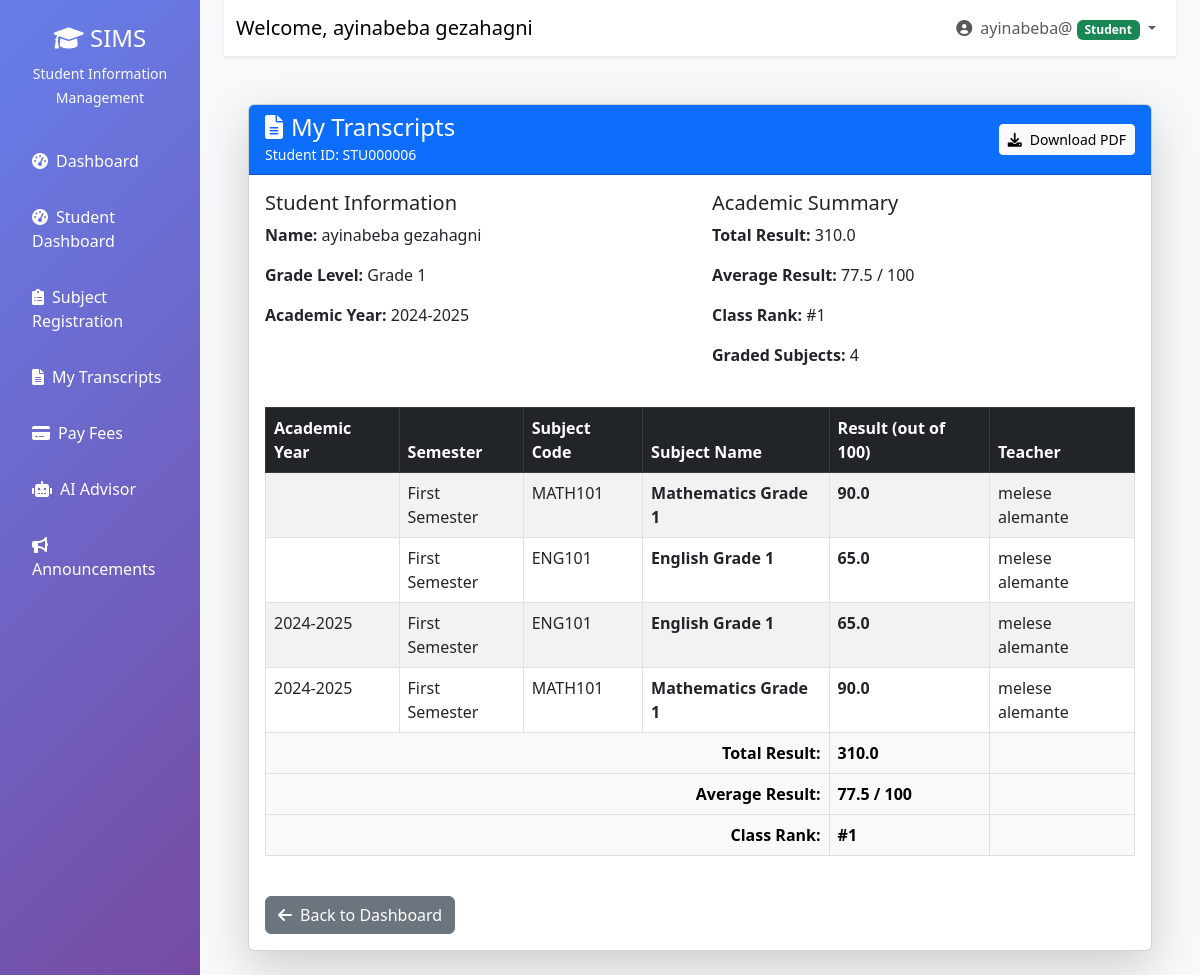
Page /students/transcripts/ (signed in) on the committed database.
### users/models.py (models this page shows, shortened)
class User(AbstractUser):
    ROLE_CHOICES = (
        ('admin', 'Administrator'),
        ('teacher', 'Teacher'),
        ('student', 'Student'),
        ('registrar', 'Registrar'),
        ('finance', 'Finance Officer'),
        ('parent', 'Parent'),
    )
    role = models.CharField(max_length=20, choices=ROLE_CHOICES)
    phone = models.CharField(max_length=15, blank=True)
    address = models.TextField(blank=True)
    date_of_birth = models.DateField(null=True, blank=True)
    profile_picture = models.ImageField(upload_to='profiles/', null=True, blank=True)
    is_approved = models.BooleanField(default=False)
    created_at = models.DateTimeField(auto_now_add=True)

class StudentProfile(models.Model):
    GRADE_CHOICES = [
        (1, 'Grade 1'),
        (2, 'Grade 2'),
        (3, 'Grade 3'),
        (4, 'Grade 4'),
        (5, 'Grade 5'),
        (6, 'Grade 6'),
        (7, 'Grade 7'),
        (8, 'Grade 8'),
    ]
    SEMESTER_CHOICES = [
        ('first', 'First Semester'),
        ('second', 'Second Semester'),
    ]
    user = models.OneToOneField(User, on_delete=models.CASCADE)
    student_id = models.CharField(max_length=20, unique=True)
    grade_level = models.IntegerField(choices=GRADE_CHOICES, default=1)
    current_semester = models.CharField(max_length=10, choices=SEMESTER_CHOICES, default='first')
    academic_year = models.CharField(max_length=9, default='2024-2025')
    enrollment_date = models.DateField(auto_now_add=True)

### subjects/models.py (models this page shows, shortened)
class Subject(models.Model):
    GRADE_LEVEL_CHOICES = [
        (1, 'Grade 1'),
        (2, 'Grade 2'),
        (3, 'Grade 3'),
        (4, 'Grade 4'),
        (5, 'Grade 5'),
        (6, 'Grade 6'),
        (7, 'Grade 7'),
        (8, 'Grade 8'),
    ]
    SUBJECT_TYPES = [
        ('core', 'Core'),
        ('elective', 'Elective'),
        ('lab', 'Laboratory'),
    ]
    name = models.CharField(max_length=200)
    code = models.CharField(max_length=20, unique=True)
    description = models.TextField(blank=True)
    credit_hours = models.PositiveIntegerField(default=3, help_text="Credit hours for this subject")
    subject_type = models.CharField(max_length=20, choices=SUBJECT_TYPES, default='core')
    grade_level = models.IntegerField(
        choices=GRADE_LEVEL_CHOICES,
        help_text="Select the grade level for this subject"
    )
    day_of_week = models.CharField(max_length=3, choices=Teacher.DAYS_OF_WEEK, blank=True)
    start_time = models.TimeField(null=True, blank=True)
    end_time = models.TimeField(null=True, blank=True)
    room = models.CharField(max_length=50, blank=True)
    sessions_per_week = models.PositiveSmallIntegerField(default=3, help_text='Number of sessions per week')
    instructor = models.ForeignKey(
        Teacher,
        on_delete=models.SET_NULL,
        null=True,
        blank=True,
        related_name='subjects'
    )
    max_capacity = models.IntegerField(default=30)
    is_active = models.BooleanField(default=True)
    created_at = models.DateTimeField(auto_now_add=True)
    updated_at = models.DateTimeField(auto_now=True)
    class Meta:
        ordering = ['grade_level', 'code']

class Enrollment(models.Model):
    SEMESTER_CHOICES = [
        ('first', 'First Semester'),
        ('second', 'Second Semester'),
    ]
    STATUS_CHOICES = [
        ('pending', 'Pending Approval'),
        ('approved', 'Approved'),
        ('waitlisted', 'Waitlisted'),
        ('active', 'Active'),
        ('completed', 'Completed'),
        ('dropped', 'Dropped'),
        ('rejected', 'Rejected'),
    ]
    student = models.ForeignKey(
        User,
        on_delete=models.CASCADE,
        related_name='subject_enrollments',
        limit_choices_to={'role': 'student'}
    )
    subject = models.ForeignKey(
        Subject,
        on_delete=models.CASCADE,
        related_name='enrollments'
    )
    enrolled_date = models.DateField(default=timezone.now)
    academic_year = models.CharField(
        max_length=9,
        help_text="Format: YYYY-YYYY (e.g., 2024-2025)"
    )
    semester = models.CharField(
        max_length=10,
        choices=SEMESTER_CHOICES,
        default='first'
    )
    status = models.CharField(
        max_length=20,
        choices=STATUS_CHOICES,
        default='active'
    )
    final_grade = models.CharField(max_length=5, blank=True)
    result = models.CharField(max_length=50, blank=True, null=True, help_text='Result or remark for this enrollment')
    is_auto_assigned = models.BooleanField(default=False)
    class Meta:
        unique_together = ['student', 'subject', 'academic_year', 'semester']
        ordering = ['-enrolled_date']
    def get_semester_display(self):
        return dict(self.SEMESTER_CHOICES).get(self.semester, self.semester)

### users/decorators.py (the view)
        def wrapper(request, *args, **kwargs):
            if request.user.is_authenticated:
                if request.user.role in allowed_roles or request.user.is_superuser:
                    return view_func(request, *args, **kwargs)
            messages.error(request, "You don't have permission to access this page.")
            return redirect('dashboard')

### users/views.py (called while the page is built)
def letter_grade_to_numeric(letter):
    if not letter:
        return None
    return LETTER_GRADE_TO_SCORE.get(letter.strip().upper())

### templates/students/view_transcripts.html (shortened to what this page needs)
{% extends 'base.html' %}
{% load static %}
{% block content %}
<div class="container-fluid py-4">
    <div class="row">
        <div class="col-12">
            <div class="card shadow-lg">
                <div class="card-header bg-primary text-white d-flex justify-content-between align-items-center">
                    <div>
                        <h4 class="card-title mb-0">
                            <i class="fas fa-file-alt me-2"></i>My Transcripts
                        </h4>
                        <small>Student ID: {{ student_profile.student_id|default:"N/A" }}</small>
                    </div>
                    {% if transcript_data %}
                    <a href="{% url 'download_transcript_pdf' %}" class="btn btn-light btn-sm">
                        <i class="fas fa-download me-2"></i>Download PDF
                    </a>
                    {% endif %}
                </div>
                <div class="card-body">
                    <div class="row mb-4">
                        <div class="col-md-6">
                            <h5>Student Information</h5>
                            <p><strong>Name:</strong> {{ student.get_full_name|default:student.username }}</p>
                            <p><strong>Grade Level:</strong> Grade {{ student_profile.grade_level|default:"N/A" }}</p>
                            <p><strong>Academic Year:</strong> {{ student_profile.academic_year|default:"N/A" }}</p>
                        </div>
                        <div class="col-md-6">
                            <h5>Academic Summary</h5>
                            <p><strong>Total Result:</strong> {{ total_result|default:"0" }}</p>
                            <p><strong>Average Result:</strong> {{ average_result|default:"0" }} / 100</p>
                            {% if class_rank %}
                            <p><strong>Class Rank:</strong> #{{ class_rank }}</p>
                            {% endif %}
                            <p><strong>Graded Subjects:</strong> {{ graded_count|default:"0" }}</p>
                        </div>
                    </div>
                    {% if transcript_data %}
                    <div class="table-responsive">
                        <table class="table table-striped table-bordered">
                            <thead class="table-dark">
                                <tr>
                                    <th>Academic Year</th>
                                    <th>Semester</th>
                                    <th>Subject Code</th>
                                    <th>Subject Name</th>
                                    <th>Result (out of 100)</th>
                                    <th>Teacher</th>
                                </tr>
                            </thead>
                            <tbody>
                                {% for item in transcript_data %}
                                <tr>
                                    <td>{{ item.academic_year }}</td>
                                    <td>{{ item.semester }}</td>
                                    <td>{{ item.subject_code|default:"N/A" }}</td>
                                    <td><strong>{{ item.subject_name }}</strong></td>
                                    <td>
                                        <strong>{{ item.score }}</strong>
                                    </td>
                                    <td>{{ item.teacher }}</td>
                                </tr>
                                {% endfor %}
                            </tbody>
                            <tfoot class="table-light">
                                <tr>
                                    <td colspan="4" class="text-end"><strong>Total Result:</strong></td>
                                    <td><strong>{{ total_result|default:"0" }}</strong></td>
                                    <td></td>
                                </tr>
                                <tr>
                                    <td colspan="4" class="text-end"><strong>Average Result:</strong></td>
                                    <td><strong>{{ average_result|default:"0" }} / 100</strong></td>
                                    <td></td>
                                </tr>
                                {% if class_rank %}
                                <tr>
                                    <td colspan="4" class="text-end"><strong>Class Rank:</strong></td>
                                    <td><strong>#{{ class_rank }}</strong></td>
                                    <td></td>
                                </tr>
                                {% endif %}
                            </tfoot>
                        </table>
                    </div>
                    {% else %}
                    <div class="alert alert-info text-center">
                        <i class="fas fa-info-circle me-2"></i>
                        <strong>No transcript data available yet.</strong><br>
                        Your transcript will appear here once your teachers have filled in your results.
                    </div>
                    {% endif %}
                    <div class="mt-4">
                        <a href="{% url 'student_dashboard' %}" class="btn btn-secondary">
                            <i class="fas fa-arrow-left me-2"></i>Back to Dashboard
                        </a>
                    </div>
                </div>
            </div>
        </div>
    </div>
</div>
{% endblock %}

### templates/base.html (shortened to what this page needs)
<!DOCTYPE html>
<html lang="en">
  <head>
    <link
      href="https://cdn.jsdelivr.net/npm/bootstrap@5.3.0/dist/css/bootstrap.min.css"
      rel="stylesheet"
    />
    <link
      href="https://cdnjs.cloudflare.com/ajax/libs/font-awesome/6.0.0/css/all.min.css"
      rel="stylesheet"
    />
  </head>
  <body>
    {% if user.is_authenticated %}
    <div class="container-fluid">
      <div class="row">
        <nav class="col-md-3 col-lg-2 d-md-block sidebar">
          <div class="position-sticky pt-4">
            <div class="text-center mb-4">
              <h4 class="text-white">
                <i class="fas fa-graduation-cap"></i> SIMS
              </h4>
              <small class="text-light">Student Information Management</small>
            </div>
            <ul class="nav flex-column">
              <li class="nav-item">
                <a
                  class="nav-link {% if request.resolver_match.url_name == 'dashboard' %}active{% endif %}"
                  href="{% url 'dashboard' %}"
                >
                  <i class="fas fa-tachometer-alt me-2"></i>Dashboard
                </a>
              </li>
              {% if user.role == 'student' or user.is_student %}
              <li class="nav-item">
                <a class="nav-link" href="{% url 'student_dashboard' %}">
                  <i class="fas fa-tachometer-alt me-2"></i>Student Dashboard
                </a>
              </li>
              <li class="nav-item">
                <a class="nav-link" href="{% url 'subject_registration' %}">
                  <i class="fas fa-clipboard-list me-2"></i>Subject Registration
                </a>
              </li>
              <li class="nav-item">
                <a class="nav-link" href="{% url 'view_transcripts' %}">
                  <i class="fas fa-file-alt me-2"></i>My Transcripts
                </a>
              </li>
              <li class="nav-item">
                <a class="nav-link" href="{% url 'pay_fees' %}">
                  <i class="fas fa-credit-card me-2"></i>Pay Fees
                </a>
              </li>
              <li class="nav-item">
                <a class="nav-link" href="{% url 'interact_with_ai' %}">
                  <i class="fas fa-robot me-2"></i>AI Advisor
                </a>
              </li>
              <li class="nav-item">
                <a class="nav-link" href="{% url 'view_announcements' %}">
                  <i class="fas fa-bullhorn me-2"></i>Announcements
                </a>
              </li>
              {% endif %}
            </ul>
          </div>
        </nav>
        <main class="col-md-9 ms-sm-auto col-lg-10 px-md-4 main-content">
          <nav
            class="navbar navbar-expand-lg navbar-light bg-white shadow-sm mb-4"
          >
            <div class="container-fluid">
              <span class="navbar-brand"
                >Welcome, {{ user.get_full_name|default:user.username }}</span
              >
              <div class="navbar-nav ms-auto">
                <div class="nav-item dropdown">
                  <a
                    class="nav-link dropdown-toggle"
                    href="#"
                    id="navbarDropdown"
                    role="button"
                    data-bs-toggle="dropdown"
                  >
                    <i class="fas fa-user-circle me-1"></i> {{ user.username }}
                    <span
                      class="badge bg-{% if user.role == 'admin' %}danger{% elif user.role == 'teacher' %}info{% elif user.role == 'student' %}success{% elif user.role == 'parent' %}warning{% else %}secondary{% endif %}"
                    >
                      {{ user.get_role_display }}
                    </span>
                  </a>
                </div>
              </div>
            </div>
          </nav>
          <div class="container-fluid">{% block content %}{% endblock %}</div>
        </main>
      </div>
    </div>
    {% else %} {% block auth_content %}{% endblock %} {% endif %}
  </body>
</html>

### templates/base.html (style rules this page uses)
.sidebar { min-height: 100vh; background: linear-gradient(135deg, #667eea 0%, #764ba2 100%); }
.sidebar .nav-link { color: #fff; padding: 12px 20px; margin: 4px 0; border-radius: 8px; transition: all 0.3s; }
.main-content { background-color: #f8f9fa; min-height: 100vh; }

### rows in the picture
User: get_full_name "ayinabeba gezahagni", username "ayinabeba@", role "Student"
StudentProfile: student_id "STU000006", grade_level "1", academic_year "2024-2025"
Subject: subject_code "MATH101" "MATH101", subject_name "Mathematics Grade 1" "Mathematics Grade 1"
Subject: subject_code "ENG101" "ENG101", subject_name "English Grade 1" "English Grade 1"
Enrollment: academic_year "2024-2025"
Enrollment: academic_year "2024-2025"

### other values in the picture
{{ total_result|default:"0" }} "310.0"
{{ average_result|default:"0" }} "77.5"
{{ class_rank }} "1"
{{ graded_count|default:"0" }} "4"
{{ item.semester }} "First Semester" "First Semester" "First Semester" "First Semester"
{{ item.score }} "90.0" "65.0" "65.0" "90.0"
{{ item.teacher }} "melese alemante" "melese alemante" "melese alemante" "melese alemante"
